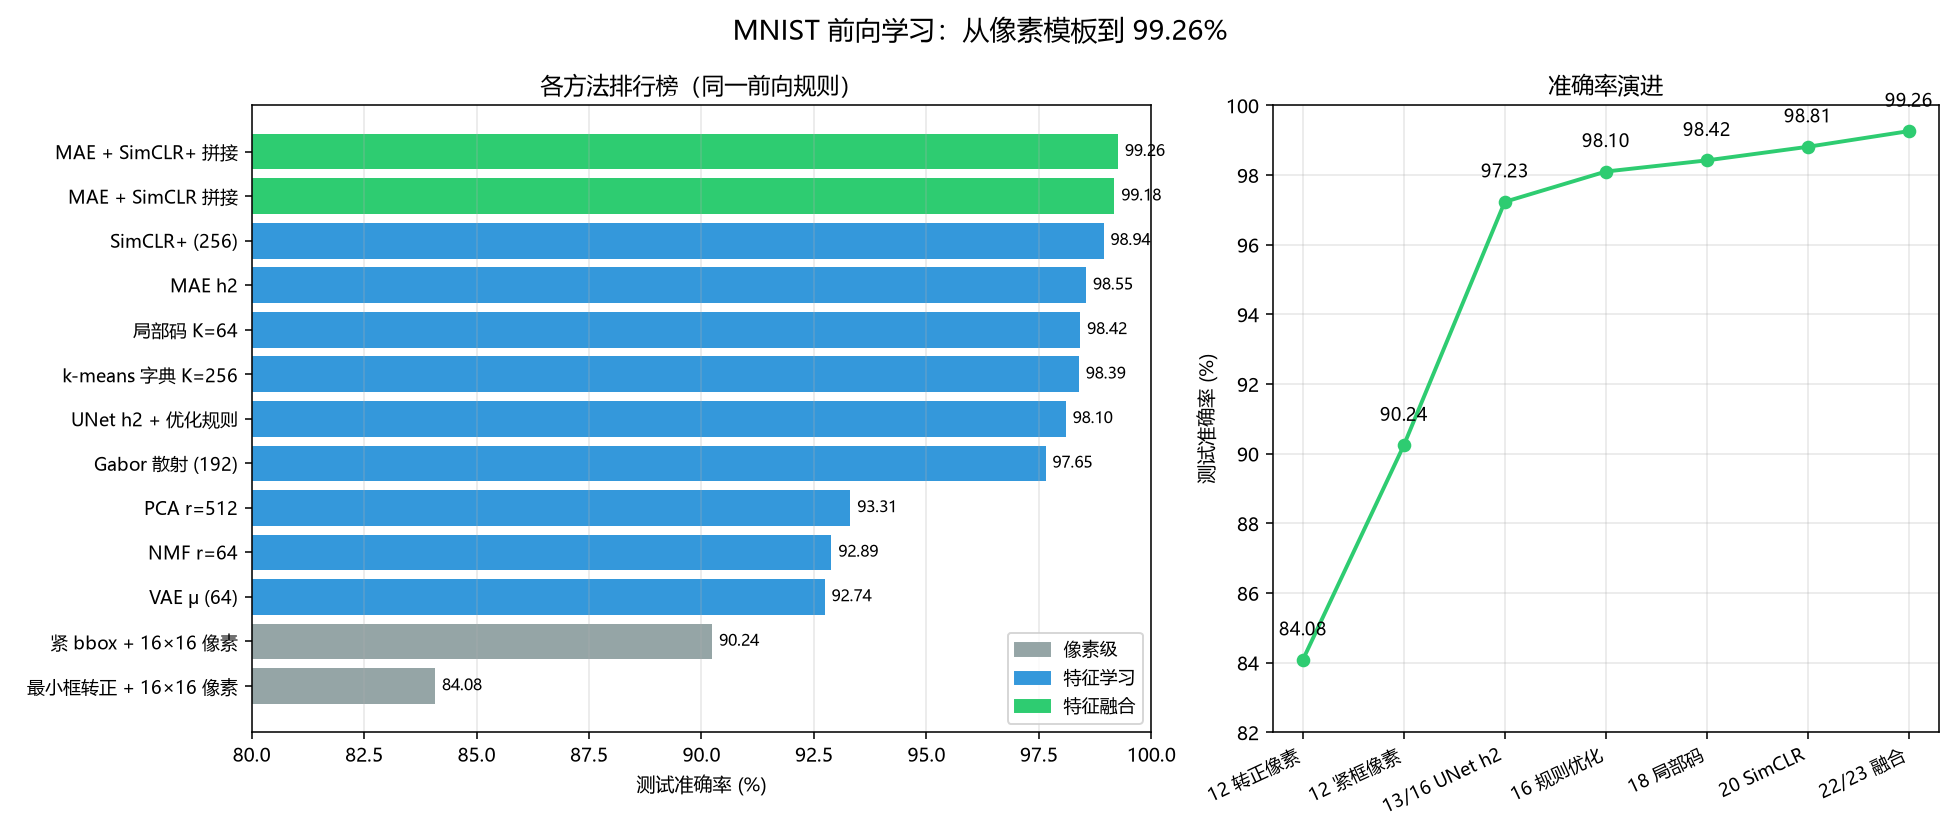

Write Python code to recreate this figure.
#!/usr/bin/env python
# -*- coding: utf-8 -*-
"""汇总整个项目的关键结果，生成总览图（数据来自各实验的 runs/）"""
import os

import matplotlib
matplotlib.use('Agg')
import matplotlib.pyplot as plt

plt.rcParams['font.sans-serif'] = ['Microsoft YaHei', 'SimHei', 'DejaVu Sans']
plt.rcParams['axes.unicode_minus'] = False

ROOT = os.path.dirname(os.path.abspath(__file__))

# (名称, 测试准确率, 来源, 类别)
RESULTS = [
    ('最小框转正 + 16×16 像素', 0.8408, '实验12', 'pixel'),
    ('紧 bbox + 16×16 像素', 0.9024, '实验12', 'pixel'),
    ('VAE μ (64)', 0.9274, '实验20', 'feature'),
    ('NMF r=64', 0.9289, '实验20', 'feature'),
    ('PCA r=512', 0.9331, '实验19', 'feature'),
    ('Gabor 散射 (192)', 0.9765, '实验20', 'feature'),
    ('UNet h2 + 优化规则', 0.9810, '实验16', 'feature'),
    ('k-means 字典 K=256', 0.9839, '实验19', 'feature'),
    ('局部码 K=64', 0.9842, '实验18', 'feature'),
    ('MAE h2', 0.9855, '实验20/22', 'feature'),
    ('SimCLR+ (256)', 0.9894, '实验22', 'feature'),
    ('MAE + SimCLR 拼接', 0.9918, '实验21', 'fusion'),
    ('MAE + SimCLR+ 拼接', 0.9926, '实验22/23', 'fusion'),
]

COLORS = {'pixel': '#95a5a6', 'feature': '#3498db', 'fusion': '#2ecc71'}


def main():
    fig, axes = plt.subplots(1, 2, figsize=(14, 6),
                             gridspec_kw={'width_ratios': [1.35, 1]})

    # 左：排行榜
    ax = axes[0]
    names = [r[0] for r in RESULTS]
    accs = [r[1] * 100 for r in RESULTS]
    ys = range(len(RESULTS))
    bars = ax.barh(list(ys), accs, color=[COLORS[r[3]] for r in RESULTS])
    ax.set_yticks(list(ys))
    ax.set_yticklabels(names, fontsize=9)
    ax.set_xlim(80, 100)
    ax.set_xlabel('测试准确率 (%)')
    ax.set_title('各方法排行榜（同一前向规则）', fontsize=12)
    ax.grid(alpha=0.3, axis='x')
    for b, v in zip(bars, accs):
        ax.text(v + 0.15, b.get_y() + b.get_height() / 2, f'{v:.2f}',
                va='center', fontsize=8)
    handles = [plt.Rectangle((0, 0), 1, 1, color=COLORS[k]) for k in COLORS]
    ax.legend(handles, ['像素级', '特征学习', '特征融合'], loc='lower right',
              fontsize=9)

    # 右：演进路线
    ax = axes[1]
    steps = [
        ('12 转正像素', 84.08),
        ('12 紧框像素', 90.24),
        ('13/16 UNet h2', 97.23),
        ('16 规则优化', 98.10),
        ('18 局部码', 98.42),
        ('20 SimCLR', 98.81),
        ('22/23 融合', 99.26),
    ]
    xs = range(len(steps))
    ax.plot(xs, [s[1] for s in steps], marker='o', lw=2, color='#2ecc71')
    ax.set_xticks(list(xs))
    ax.set_xticklabels([s[0] for s in steps], rotation=25, ha='right', fontsize=9)
    ax.set_ylim(82, 100)
    ax.set_ylabel('测试准确率 (%)')
    ax.set_title('准确率演进', fontsize=12)
    ax.grid(alpha=0.3)
    for x, (_, v) in zip(xs, steps):
        ax.text(x, v + 0.7, f'{v:.2f}', ha='center', fontsize=9)

    fig.suptitle('MNIST 前向学习：从像素模板到 99.26%', fontsize=14)
    fig.tight_layout()
    out = os.path.join(ROOT, '总览.png')
    fig.savefig(out, dpi=140)
    print(out)


if __name__ == '__main__':
    main()
